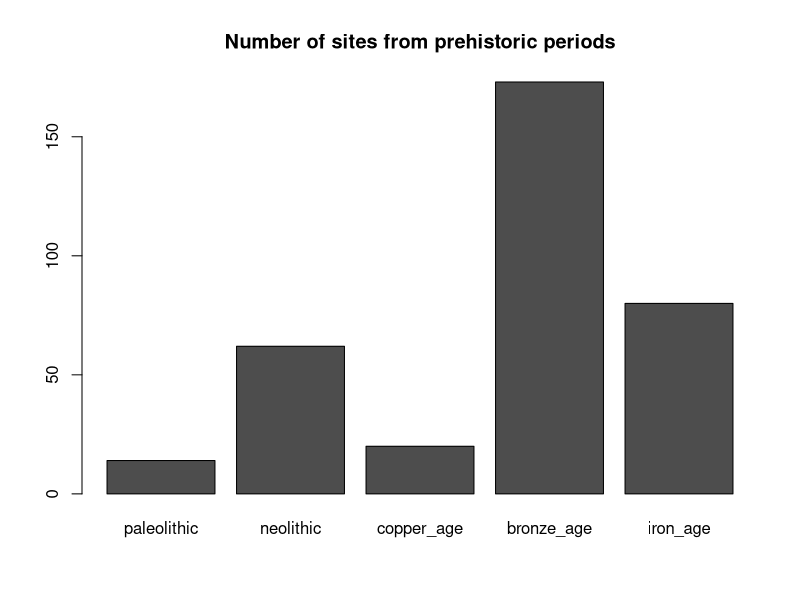
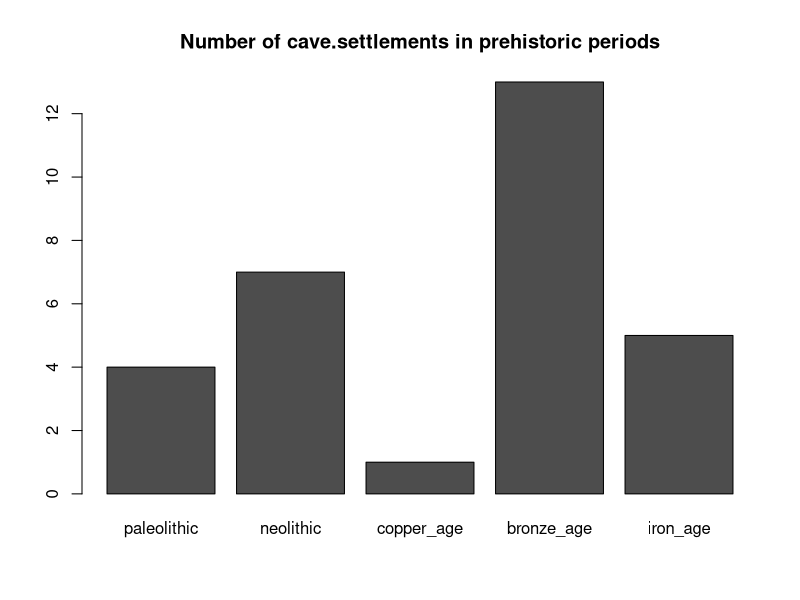
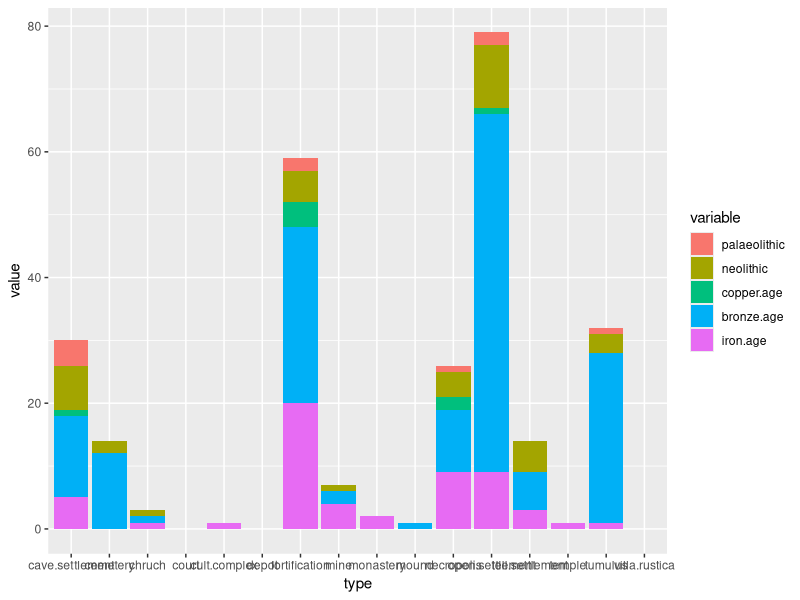
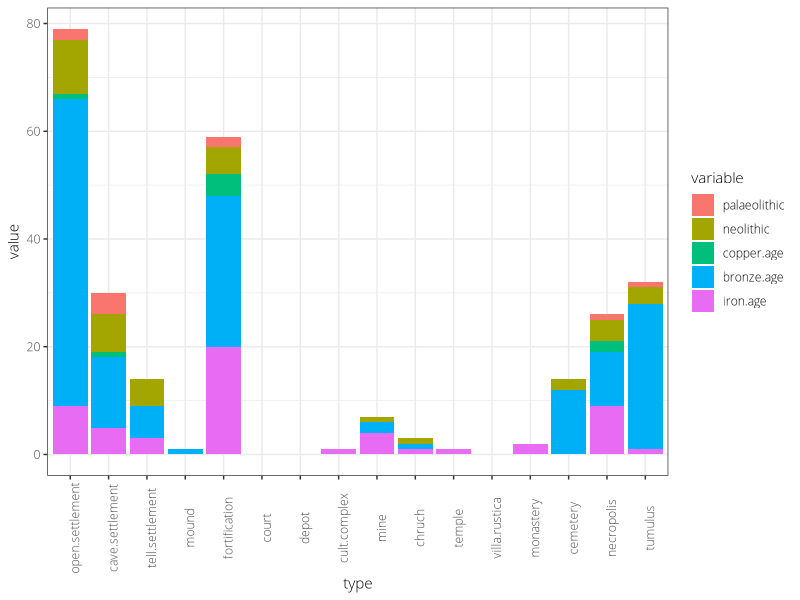
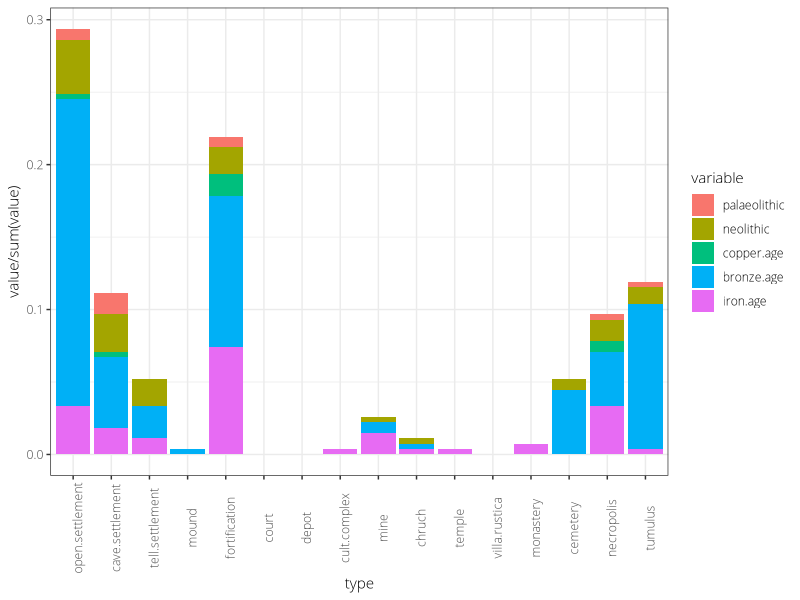
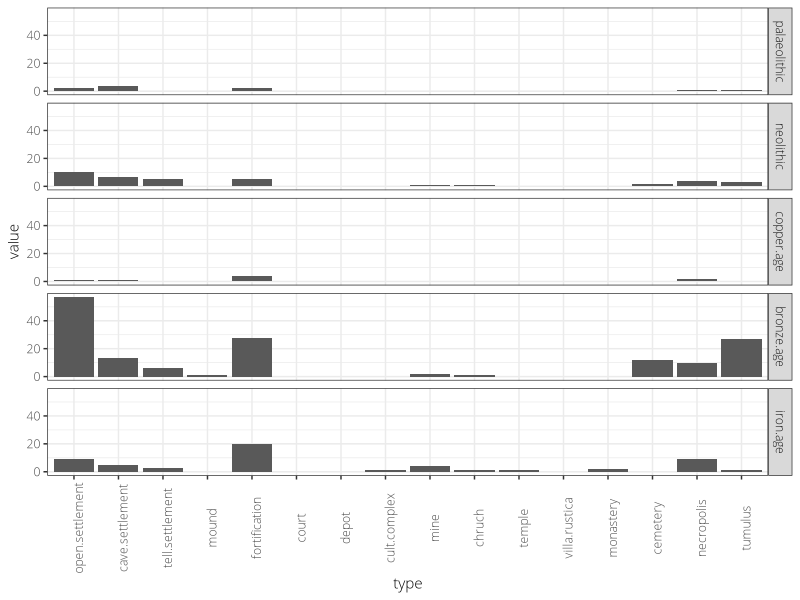
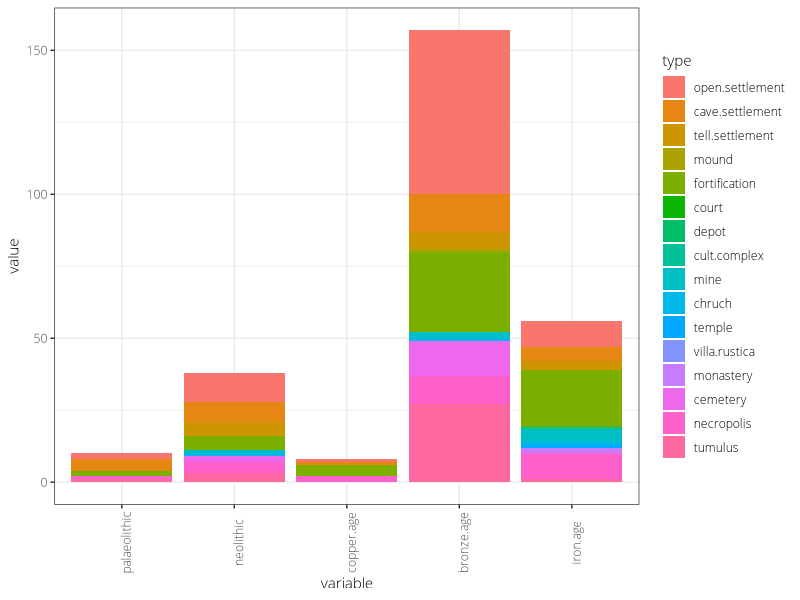
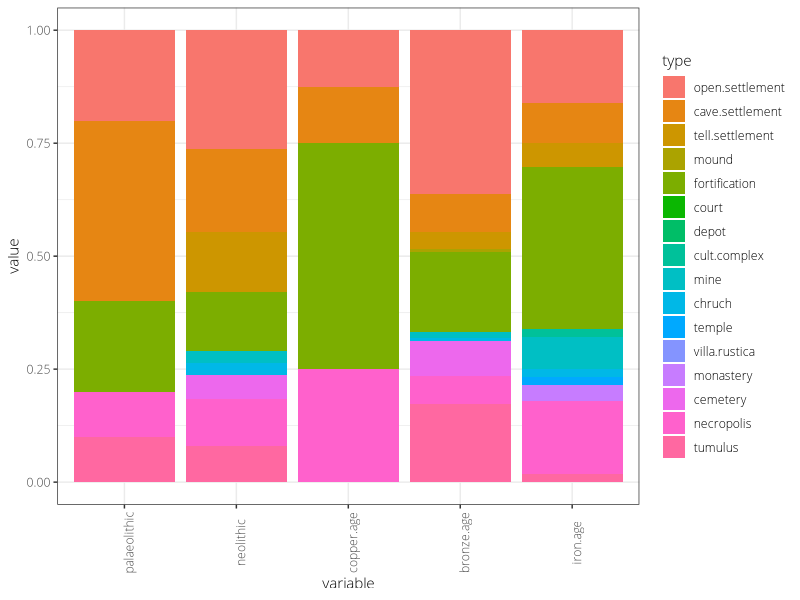

The R script that drew these images, in order:
## ---- chunk 1
## this is here, so that knitr allows to change the working directory
knitr::opts_knit$set(root.dir = "..")
## ---- chunk 2
raw_data <- read.table(file = "data/FS_UTM.csv",
                       header = TRUE,
                       sep = ";",
                       stringsAsFactors = FALSE,
                       quote = "")
## ---- chunk 3
str(raw_data)
## ---- chunk 4
length(raw_data$Nr.)
## ---- chunk 5
sum(raw_data$settlement)
## ---- chunk 6
str(raw_data)
## ---- chunk 7
head(names(raw_data))
head(sapply(raw_data, class))
## ---- chunk 8
sample(raw_data$Epoch..site., 3)
## ---- chunk 9
a <- raw_data[,4:7]
b <- cbind(sum(a[,1]),sum(a[,2]),sum(a[,3]),sum(a[,4]))
colnames(b) <- c("settlement","open.settlement","cave.settlement","tell.settlement")
b
c <- b/b[1]*100
c
## ---- chunk 10
a <- data.frame(settlement = raw_data$settlement[raw_data$settlement==1],
                open.settlement = raw_data$open.settlement[raw_data$settlement==1],
                cave.settlement = raw_data$cave.settlement[raw_data$settlement==1],
                tell.settlement = raw_data$tell.settlement[raw_data$settlement==1]
                )
sapply(a, sum)
sapply(a, function(x){sum(x)/length(x)*100})
## ---- chunk 11
library(magrittr)
library(dplyr)

raw_data %>%
    filter(settlement==1) %>%
    select(settlement, open.settlement, cave.settlement, tell.settlement) %>%
    summarise(settlement=sum(.[,1])/n()*100,
              open.settlement=sum(.[,2])/n()*100,
              cave.settlement=sum(.[,3])/n()*100,
              tell.settlement=sum(.[,4])/n()*100
              )
## ---- chunk 12
library(magrittr)
library(dplyr)

raw_data %>%
    filter(settlement==1) %>%
    select(settlement, open.settlement, cave.settlement, tell.settlement) %>%
    summarise(settlements = sum(settlement),
              open.settlement = sum(open.settlement),
              cave.settlement = sum(cave.settlement),
              tell.settlement = sum(tell.settlement)
              )
## ---- chunk 13
library(magrittr)
library(dplyr)
raw_data %>%
    filter(settlement==1) %>%
    select(settlement, open.settlement, cave.settlement, tell.settlement) %>%
    summarise(settlements = sum(settlement)/n()*100,
              open.settlement = sum(open.settlement)/n()*100,
              cave.settlement = sum(cave.settlement)/n()*100,
              tell.settlement = sum(tell.settlement)/n()*100
              )
## ---- chunk 14
selected_data <- raw_data[,c(2,4:20,22:31,35:36)]
names(selected_data)
#knitr::kable(head(selected_data))
#str(selected_data)
## ---- chunk 15
selected_data <- raw_data[,c(-1,-3,-21,-32:-34)]
names(selected_data)
#knitr::kable(head(selected_data))
#str(selected_data)
## ---- chunk 16
library(dplyr)
selected_data <- select(.data = raw_data,
                        -Nr.,
                        -starts_with("Site.ty"),
                        -starts_with("Ep"),
                        -starts_with("Code")
                        )
names(selected_data)
#str(selected_data)
## ---- chunk 17
prehist <- selected_data[selected_data$prehistoric==1,]

table(selected_data$prehistoric)[2]==length(prehist$prehistoric)

prehist <- prehist[,-c(19,25:28)]
#str(prehist)
## ---- chunk 18
library(dplyr)
prehist <- selected_data %>%
    filter(prehistoric == 1) %>%
    select(-contains("preh")) %>%
    select(-contains("roman")) %>%
    select(-contains("medie")) %>%
    select(-contains("modern"))

#str(prehist)
table(selected_data$prehistoric)[2]==length(prehist$prehistoric)
## ---- chunk 19
barplot(cbind(
    paleolithic = sum(prehist$palaeolithic),
    neolithic = sum(prehist$neolithic),
    copper_age = sum(prehist$copper.age),
    bronze_age = sum(prehist$bronze.age),
    iron_age = sum(prehist$iron.age)
),
main = "Number of sites from prehistoric periods"
)
## ---- chunk 20
barplot(cbind(
    paleolithic = sum(prehist$palaeolithic[prehist$cave.settlement==1]),
    neolithic = sum(prehist$neolithic[prehist$cave.settlement==1]),
    copper_age = sum(prehist$copper.age[prehist$cave.settlement==1]),
    bronze_age = sum(prehist$bronze.age[prehist$cave.settlement==1]),
    iron_age = sum(prehist$iron.age[prehist$cave.settlement==1])
),
main = "Number of cave.settlements in prehistoric periods"
)
## ---- chunk 21
types.per.period <- data.frame(palaeolithic = 0,
                               neolithic = 0,
                               copper.age = 0,
                               bronze.age = 0,
                               iron.age = 0
                               )
names(prehist)
## ---- chunk 22
library(magrittr); library(dplyr)
for (i in 3:18) {
    j <- i-2
    types.per.period[j,] <- prehist %>%
        filter(.[i] == 1) %>%
        summarise(paleolithic = sum(palaeolithic),
                  neolithic = sum(neolithic),
                  copper.age = sum(copper.age),
                  bronze.age = sum(bronze.age),
                  iron.age = sum(iron.age)
                  )
}

#str(types.per.period)
types.per.period$type <- names(prehist)[3:18]
types.per.period
## ---- chunk 23
library(reshape2)
types2 <- melt(types.per.period, id.vars = c("type"))
str(types2)
head(types2, 3)
## ---- chunk 24
library(ggplot2)
ggplot(types2, aes(x=type,y=value, fill=variable)) +
    geom_bar(stat="identity")

## ---- chunk 25
## https://rstudio-pubs-static.s3.amazonaws.com/7433_4537ea5073dc4162950abb715f513469.html
types2$type <- factor(types2$type, levels = names(prehist)[3:18])

library(ggplot2)
ggplot(types2, aes(x=type,y=value, fill=variable)) +
    geom_bar(stat="identity") +
    theme_bw(base_family = "Open Sans Light") +
    theme(axis.text.x = element_text(angle = 90)) +
    labs(list(title = "Site types per period",
              x = "Type of archaeological site",
              y = "Absolute number of finds",
              fill = "Period")
         )
## ---- chunk 26
ggplot(types2, aes(x=type,y=value/sum(value), fill=variable)) +
    geom_bar(stat="identity") +
    theme_bw(base_family = "Open Sans Light") +
    theme(axis.text.x = element_text(angle = 90)) +
    labs(list(title = "Site types (relative amount) per period",
              x = "Type of archaeological site",
              y = "Relative number of finds",
              fill = "Period")
         )
## ---- chunk 27
ggplot(types2, aes(x=type,y=value)) +
    geom_bar(stat="identity") +
    facet_grid(variable~.) +
    theme_bw(base_family = "Open Sans Light") +
    theme(axis.text.x = element_text(angle = 90),
          strip.text.x = element_text(size = 10, angle = 0)
          ) +
    labs(list(title = "Site types per period",
              x = "Type of archaeological site",
              y = "Absolute number of finds")
         )
## ---- chunk 28
ggplot(types2, aes(x=variable,y=value, fill=type)) +
    geom_bar(stat="identity") + 
    theme_bw(base_family = "Open Sans Light") +
    theme(axis.text.x = element_text(angle = 90)) +
    labs(list(title = "Site types per period",
              y = "# of types of archaeological sites",
              x = "Period")
         )
## ---- chunk 29
ggplot(types2, aes(x=variable,y=value, fill=type)) +
    geom_bar(stat="identity", position = "fill") +
    theme_bw(base_family = "Open Sans Light") +
    theme(axis.text.x = element_text(angle = 90)) +
    labs(list(title = "Site types per period",
              y = "Relative # of types of archaeological sites",
              x = "Period")
         )

